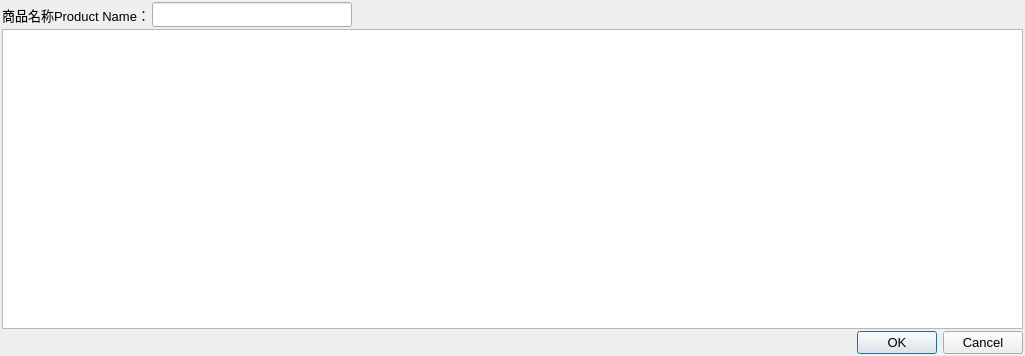
<?xml version="1.0" encoding="UTF-8"?>
<ui version="4.0">
 <class>ProductSelecer</class>
 <widget class="QDialog" name="ProductSelecer">
  <property name="geometry">
   <rect>
    <x>0</x>
    <y>0</y>
    <width>1025</width>
    <height>356</height>
   </rect>
  </property>
  <property name="font">
   <font>
    <family>Arial</family>
    <pointsize>10</pointsize>
   </font>
  </property>
  <property name="windowTitle">
   <string>ProductSelecer</string>
  </property>
  <layout class="QVBoxLayout" name="verticalLayout">
   <property name="spacing">
    <number>2</number>
   </property>
   <property name="leftMargin">
    <number>2</number>
   </property>
   <property name="topMargin">
    <number>2</number>
   </property>
   <property name="rightMargin">
    <number>2</number>
   </property>
   <property name="bottomMargin">
    <number>2</number>
   </property>
   <item>
    <layout class="QHBoxLayout" name="horizontalLayout">
     <item>
      <widget class="QLabel" name="label">
       <property name="text">
        <string>商品名称Product Name：</string>
       </property>
      </widget>
     </item>
     <item>
      <widget class="QLineEdit" name="lineEdit">
       <property name="minimumSize">
        <size>
         <width>0</width>
         <height>25</height>
        </size>
       </property>
       <property name="maximumSize">
        <size>
         <width>200</width>
         <height>25</height>
        </size>
       </property>
       <property name="sizeIncrement">
        <size>
         <width>200</width>
         <height>0</height>
        </size>
       </property>
       <property name="font">
        <font>
         <family>Arial</family>
         <pointsize>10</pointsize>
        </font>
       </property>
      </widget>
     </item>
     <item>
      <spacer name="horizontalSpacer">
       <property name="orientation">
        <enum>Qt::Horizontal</enum>
       </property>
       <property name="sizeHint" stdset="0">
        <size>
         <width>40</width>
         <height>20</height>
        </size>
       </property>
      </spacer>
     </item>
    </layout>
   </item>
   <item>
    <widget class="QTableView" name="tableView">
     <property name="selectionMode">
      <enum>QAbstractItemView::SingleSelection</enum>
     </property>
     <property name="selectionBehavior">
      <enum>QAbstractItemView::SelectRows</enum>
     </property>
     <attribute name="verticalHeaderDefaultSectionSize">
      <number>25</number>
     </attribute>
    </widget>
   </item>
   <item>
    <widget class="QDialogButtonBox" name="buttonBox">
     <property name="orientation">
      <enum>Qt::Horizontal</enum>
     </property>
     <property name="standardButtons">
      <set>QDialogButtonBox::Cancel|QDialogButtonBox::Ok</set>
     </property>
    </widget>
   </item>
  </layout>
 </widget>
 <resources/>
 <connections>
  <connection>
   <sender>buttonBox</sender>
   <signal>accepted()</signal>
   <receiver>ProductSelecer</receiver>
   <slot>accept()</slot>
   <hints>
    <hint type="sourcelabel">
     <x>248</x>
     <y>254</y>
    </hint>
    <hint type="destinationlabel">
     <x>157</x>
     <y>274</y>
    </hint>
   </hints>
  </connection>
  <connection>
   <sender>buttonBox</sender>
   <signal>rejected()</signal>
   <receiver>ProductSelecer</receiver>
   <slot>reject()</slot>
   <hints>
    <hint type="sourcelabel">
     <x>316</x>
     <y>260</y>
    </hint>
    <hint type="destinationlabel">
     <x>286</x>
     <y>274</y>
    </hint>
   </hints>
  </connection>
 </connections>
</ui>
